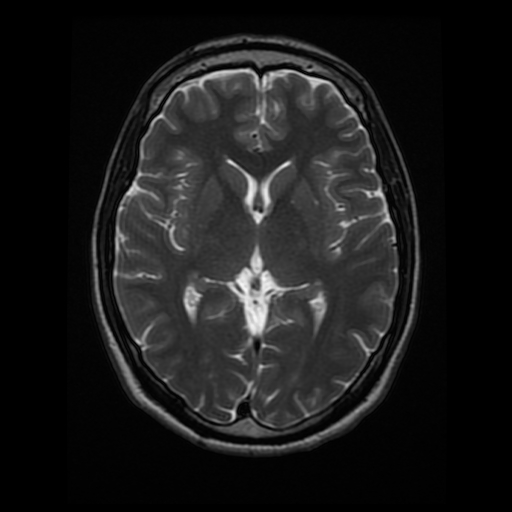
#> input picture Computer Vision/images/brain_MR.jpg, 512 x 512 px, found by its file name
$ jupyter execute --allow-errors 'Canny Edge Detection.ipynb'   (shell and % lines are left out)
#> lines starting #> are read from the running program, lines starting #| are printed output that depends on the picture; after the words box and inside, x2 and y2 are one past the last pixel; in counts of white or black regions, pixels touching at a corner belong together
[cell 1]
import numpy as np
import matplotlib.pyplot as plt
import cv2


# Read in the image
image = cv2.imread('images/brain_MR.jpg')
#> image is the input picture: shape (512, 512, 3); min 0, max 247, mean 26.9

# Change color to RGB (from BGR)
image = cv2.cvtColor(image, cv2.COLOR_BGR2RGB)

plt.imshow(image)

[cell 2]
# Convert the image to grayscale for processing
gray = cv2.cvtColor(image, cv2.COLOR_RGB2GRAY)

plt.imshow(gray, cmap='gray')

### Implement Canny edge detection

[cell 3]
# Try Canny using "wide" and "tight" thresholds

wide = cv2.Canny(gray, 30, 100)
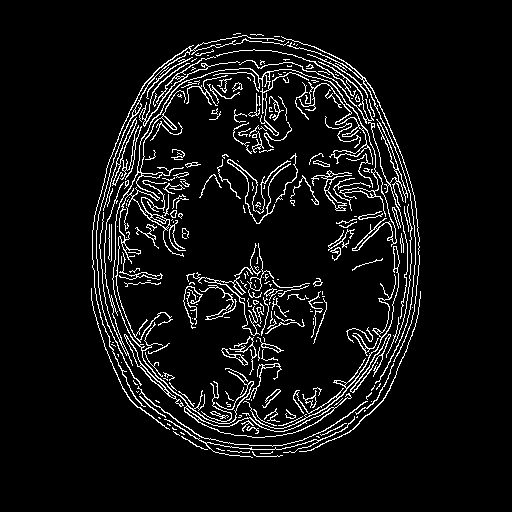
#> wide: shape (512, 512); 6.9% white in thin lines or dots, all inside (x1, y1, x2, y2) = (91, 33, 421, 458)
tight = cv2.Canny(gray, 200, 240)
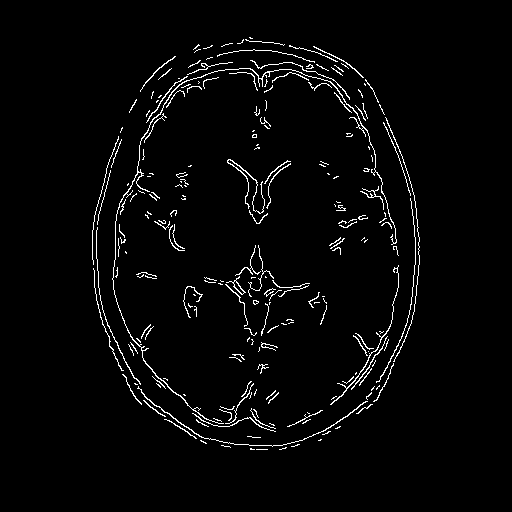
#> tight: shape (512, 512); 2.8% white in thin lines or dots, all inside (x1, y1, x2, y2) = (92, 37, 420, 450)


# Display the images
f, (ax1, ax2) = plt.subplots(1, 2, figsize=(20,10))

ax1.set_title('wide')
ax1.imshow(wide, cmap='gray')

ax2.set_title('tight')
ax2.imshow(tight, cmap='gray')
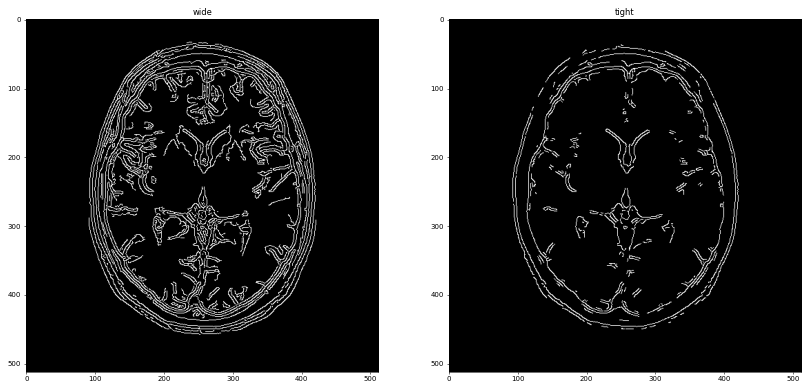
#> figure drawn by matplotlib, 2 panels
